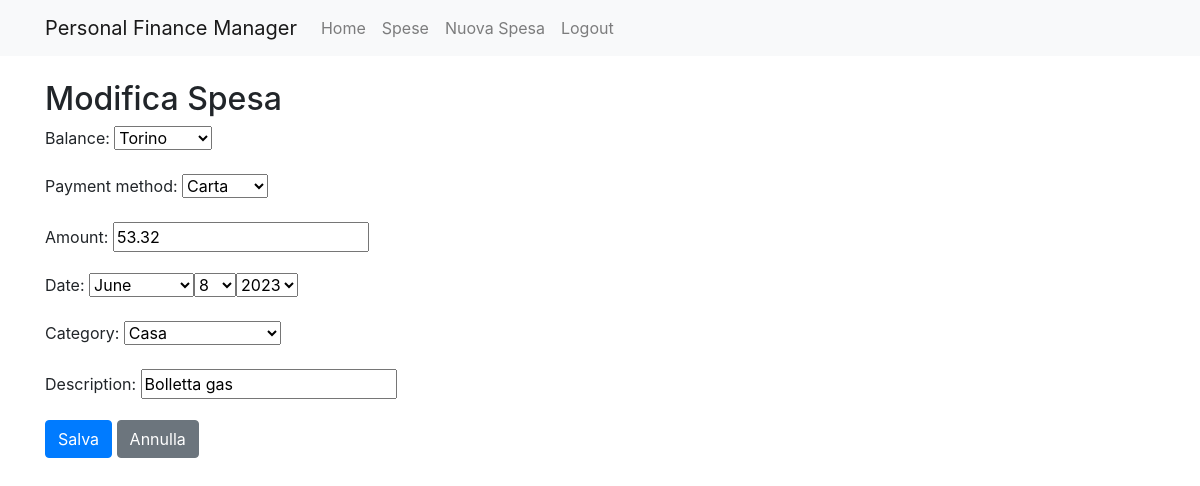
The page /edit/350/ (signed in) on the database its author committed.
### expenses/models.py (models this page shows, shortened)
class Expense(models.Model):
    user = models.ForeignKey(User, on_delete=models.CASCADE)
    balance = models.ForeignKey(Balance, on_delete=models.CASCADE)
    payment_method = models.ForeignKey(Payment_Method, on_delete=models.CASCADE)
    amount = models.DecimalField(max_digits = 6, decimal_places=2)
    date = models.DateField()
    category = models.ForeignKey(Category, on_delete=models.CASCADE)
    description = models.CharField(max_length=200)

### expenses/views.py (the view)
# urls.py: path('edit/<int:pk>/', views.expense_edit, name='expense_edit'),
@login_required
def expense_edit(request, pk):
    expense = get_object_or_404(Expense, pk=pk, user=request.user)
    if request.method == "POST":
        form = ExpenseForm(request.user, request.POST, instance=expense)
        if form.is_valid():
            expense = form.save(commit=False)
            expense.user = request.user
            expense.save()
            return redirect('expenses_list')
    else:
        form = ExpenseForm(request.user, instance=expense)
    return render(request, 'expense_edit.html', {'form': form})

### expenses/forms.py
class ExpenseForm(forms.ModelForm):
    balance = forms.ModelChoiceField(queryset=Balance.objects.none(), empty_label=None)
    payment_method = forms.ModelChoiceField(queryset=Payment_Method.objects.none(), empty_label=None)
    category = forms.ModelChoiceField(queryset=Category.objects.none(), empty_label=None)
    date = forms.DateField(widget=forms.SelectDateWidget)
    class Meta:
        model = Expense
        fields = ('balance', 'payment_method', 'amount', 'date', 'category', 'description',)
    def __init__(self, user, *args, **kwargs):
        super().__init__(*args, **kwargs)
        self.fields["balance"].queryset = Balance.objects.filter(user=user)
        self.fields["payment_method"].queryset = Payment_Method.objects.filter(user=user)
        self.fields["category"].queryset = Category.objects.filter(user=user) | Category.objects.filter(user=User.objects.get(id=1))

### expenses/models.py (called while the page is built)
    def __str__(self):
        string = self.name
        string = string[0].upper() + string[1:]
        return string

    def __str__(self):
        string = self.name
        string = string[0].upper() + string[1:]
        return string

    def __str__(self):
        string = self.name
        string = string[0].upper() + string[1:]
        return string

### expenses/templates/expense_edit.html (shortened to what this page needs)
{% extends 'base.html' %}
{% block content %}
  <h2>Modifica Spesa</h2>
  <form method="post">
    {{ form.as_p }}
    <button type="submit" class="btn btn-primary">Salva</button>
    <a href="{% url 'expenses_list' %}" class="btn btn-secondary">Annulla</a>
  </form>
{% endblock %}

### rows shown on the page
Expense: balance "Torino", payment_method "Carta", amount "53.32", category "Casa", description "Bolletta gas"
